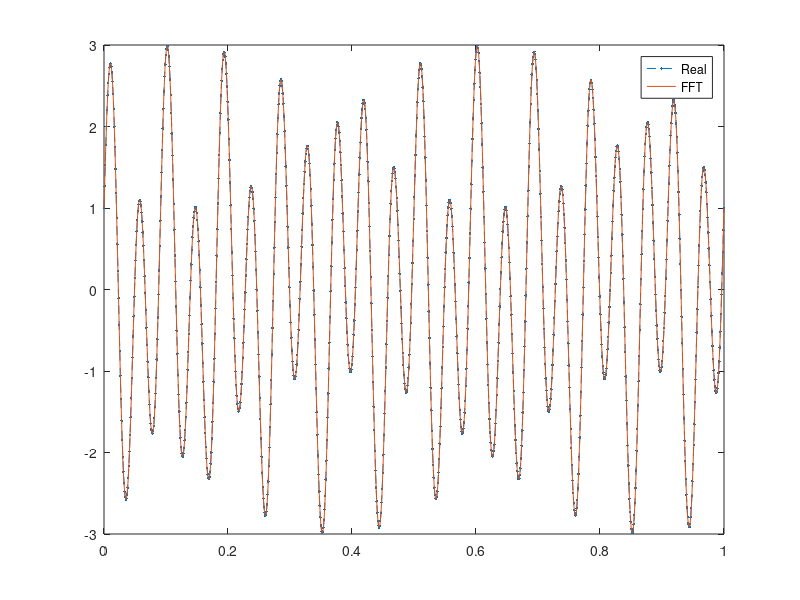

Write MATLAB code to recreate this figure.

% Learning how to use FFT
%
% James O'Connell 9th March 2019

clear;
close all;
clc;

n = 1024;
x = linspace(0,1,n);

f = cos(2*pi*10*x)+2*sin(2*pi*22*x);

ff = fft(f);
estf = ifft(ff);
ff = ff/n;
% ff = ff(1:n/2+1);
% ff(2:end-1) = 2*ff(2:end-1);

phase = angle(ff);

a = (n-1)/(max(x)-min(x));

k = 1:n;

freqs = a*x.*(k-1)/n;
freqs = 1/(x(2)-x(1))*(0:(n-1))/n;

freqs = freqs(1:length(ff));

% plot(freqs,abs(ff));
% xlim([0,10]);
% ffshift = [ff(1:n/2),fliplr(ff(2:(n/2+1)))];
% fff = (ff');
% freqss = freqs';
% phase = phase';
% fff = repmat(fff,1,length(x));
% freqss = repmat(freqss,1,length(x));
% phase = repmat(phase,1,length(x));
% xx = repmat(x,size(fff,1),1);
% data = fff.*(cos(2*pi*freqss.*xx-phase)+1i*sin(2*pi*freqss.*xx-phase));
% data = sum(data,1);

for j = 1:length(x)
    
    xx = x(j);
    
%     ff = ff.*(abs(ff)>0.1);
%     phase = phase.*(abs(ff)>0.1);
    
    data(j) = sum(abs(ff).*cos(2*pi*freqs*xx+phase));
    data(j) = sum((ff).*exp(2*pi*1i*freqs*xx));
    
end



figure;
plot(x,f,'.--');
hold on
plot(x,data,'-');
% plot(x,estf,'--');
legend('Real','FFT','IFFT');